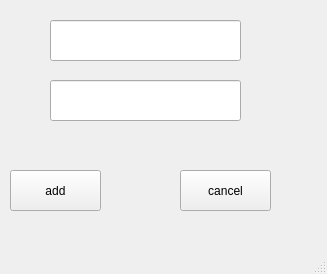
<?xml version="1.0" encoding="UTF-8"?>
<ui version="4.0">
 <class>MainWindow</class>
 <widget class="QMainWindow" name="MainWindow">
  <property name="geometry">
   <rect>
    <x>0</x>
    <y>0</y>
    <width>327</width>
    <height>274</height>
   </rect>
  </property>
  <property name="windowTitle">
   <string>MainWindow</string>
  </property>
  <widget class="QWidget" name="centralwidget">
   <widget class="QLineEdit" name="lineEdit">
    <property name="geometry">
     <rect>
      <x>50</x>
      <y>20</y>
      <width>191</width>
      <height>41</height>
     </rect>
    </property>
   </widget>
   <widget class="QLineEdit" name="lineEdit_2">
    <property name="geometry">
     <rect>
      <x>50</x>
      <y>80</y>
      <width>191</width>
      <height>41</height>
     </rect>
    </property>
   </widget>
   <widget class="QPushButton" name="add_info">
    <property name="geometry">
     <rect>
      <x>10</x>
      <y>170</y>
      <width>91</width>
      <height>41</height>
     </rect>
    </property>
    <property name="text">
     <string>add</string>
    </property>
   </widget>
   <widget class="QPushButton" name="cancel_info">
    <property name="geometry">
     <rect>
      <x>180</x>
      <y>170</y>
      <width>91</width>
      <height>41</height>
     </rect>
    </property>
    <property name="text">
     <string>cancel</string>
    </property>
   </widget>
  </widget>
  <widget class="QMenuBar" name="menubar">
   <property name="geometry">
    <rect>
     <x>0</x>
     <y>0</y>
     <width>327</width>
     <height>22</height>
    </rect>
   </property>
  </widget>
  <widget class="QStatusBar" name="statusbar"/>
 </widget>
 <resources/>
 <connections/>
</ui>
